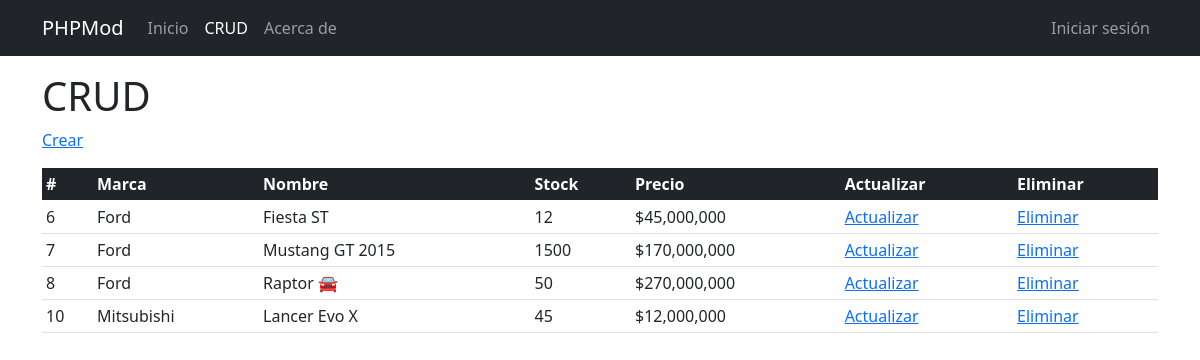
The page /phpmod/crud/ (signed in) on the database its author committed.
### tables this page shows
CREATE TABLE `productos` (
  `Pro_id` int(11) NOT NULL,
  `Pro_marca` varchar(100) NOT NULL,
  `Pro_nombre` varchar(100) NOT NULL,
  `Pro_stock` int(11) NOT NULL,
  `Pro_precio` int(11) NOT NULL
);

### src/app/main.php (called while the page is built, shortened)
<?php
class App
{
    public static $url;
    public function load()
    {
        self::$url = $this->verificarUri(URI);
        $router = new Router();
        $view = $router->linkModel(self::$url);
        include $view;
    }
    private function verificarUri($uri)
    {
        if (APP_PRO) {
            $link = $url = $this->str_replace_first("/", "", $uri);
        } else {
            $link = $url = str_replace("/" . APP_ROOT, "", $uri);
        }
        $link = preg_replace('/(\/+)/', '/', $link);
        $temporal = preg_split('@/@', $link, null, PREG_SPLIT_NO_EMPTY);
        return $temporal;
    }
}

### index.php (called while the page is built, shortened)
<?php
require_once APP . "main.php";
require_once APP . "functions.php";
$app = new App();
$app->load();

### src/app/functions.php (called while the page is built, shortened)
<?php
function _query($sql, $parameters, $responseType, $operationType = null, $isAjax = true)
{
    switch ($responseType) {
        case 1:
            try {
                $stm = Conexion::conectar()->prepare($sql);
                $stm->execute($parameters);
                return $stm->fetchAll(PDO::FETCH_ASSOC);
            } catch (PDOException $e) {
                if (APP_DEBUG) {
                    if ($isAjax) {
                        _response(false, $e->getMessage(), [], ERROR_PDO);
                    } else {
                        echo $e->getMessage();
                    }
                } else {
                    if ($isAjax) {
                        _response(false, "Se produjo un error en el servidor.", [], ERROR_PDO);
                    } else {
                        echo "Se produjo un error en el servidor.";
                    }
                }
            }
            break;
    }
}
function _isActive($rootLink)
{
    if (App::$url[0] == $rootLink) {
        return 'active';
    }
}

### src/modules/crud/crudController.php (called while the page is built, shortened)
<?php
class CrudController
{
    public function getProductos()
    {
        $model = new CrudModel();
        return $model->getProductos();
    }
}

### src/modules/crud/crudModel.php (called while the page is built, shortened)
<?php
class CrudModel
{
    public function getProductos()
    {
        $sql = "select * from productos order by Pro_id";
        return _query($sql, [], RES_FETCH_ASSOC, null, false);
    }
}

### src/app/database.php (called while the page is built, shortened)
<?php
class Conexion
{
    public static function conectar()
    {
        try {
            $con = new PDO("mysql:host=" . DB_HOST . ";dbname=" . DB_NAME, DB_USER, DB_PASS);
            $con->exec("SET CHARACTER set utf8mb4");
            $con->exec("SET NAMES utf8mb4");
            $con->setAttribute(PDO::ATTR_ERRMODE, PDO::ERRMODE_EXCEPTION);
            return $con;
        } catch (PDOException $e) {
            if (APP_DEBUG) {
                _response(false, $e->getMessage(), [], ERROR_PDO);
            } else {
                _response(false, "Error estableciendo conexión con la base de datos", [], ERROR_PDO);
            }
            die();
        }
    }
}

### src/modules/crud/crud.php (the view, shortened to what this page needs)
<!doctype html>
<html lang="es">
<head>
  <link href="https://cdn.jsdelivr.net/npm/bootstrap@5.0.0-beta1/dist/css/bootstrap.min.css" rel="stylesheet"
>
    <link rel="stylesheet" href="<?=CSS?>crud.css<?=STYLE_VERSION?>">
</head>
<body>
  <?php include INC . 'navbar.php'; ?>
  <div class="container pt-3">
    <h1>CRUD</h1>
    <p><a href="<?=HOST?>crud/?tab=crear">Crear</a></p>
    <?php
        require_once APP . 'database.php';
        require_once 'crudModel.php';
        require_once 'crudController.php';
        $controller = new CrudController();
        $productos = $controller->getProductos();
    ?>
    <div class="table-responsive">
        <table class="table table-sm">
            <thead>
                <tr class="table-dark">
                <th>#</th>
                <th>Marca</th>
                <th>Nombre</th>
                <th>Stock</th>
                <th>Precio</th>
                <th>Actualizar</th>
                <th>Eliminar</th>
                </tr>
            </thead>
            <tbody>
                <?php
                    foreach ($productos as $item) {
                ?>
                    <tr>
                        <td><?=$item['Pro_id']?></td>
                        <td><?=$item['Pro_marca']?></td>
                        <td><?=$item['Pro_nombre']?></td>
                        <td><?=$item['Pro_stock']?></td>
                        <td>$<?=number_format($item['Pro_precio'])?></td>
                        <td><a href="<?=HOST?>crud/?tab=actualizar&id=<?=$item['Pro_id']?>">Actualizar</a></td>
                        <td><a href="<?=HOST?>crud/?tab=eliminar&id=<?=$item['Pro_id']?>">Eliminar</a></td>
                    </tr>
                <?php } ?>
            </tbody>
        </table>
    </div>
  </div>
</body>
</html>

### src/modules/crud/index.php (shortened to what this page needs)
<?php
$tab = isset($_GET['tab']) ? $_GET['tab'] : null;
switch ($tab) {
    default:
        require_once 'crud.php';
        break;
}

### src/include/navbar.php (shortened to what this page needs)
<?php
$rol = isset($_SESSION['user_rol']) ? $_SESSION['user_rol'] : null;
?>
<nav class="navbar navbar-expand-lg navbar-dark bg-dark">
  <div class="container">
    <a class="navbar-brand" href="<?=HOST?>"><?=APP_NAME?></a>
    <div class="collapse navbar-collapse" id="navbarSupportedContent">
      <ul class="navbar-nav me-auto mb-2 mb-lg-0">
        <li class="nav-item">
          <a class="nav-link <?=_isActive('inicio')?>" href="<?=HOST?>inicio">Inicio</a>
        </li>
        <li class="nav-item">
          <a class="nav-link <?=_isActive('crud')?>" href="<?=HOST?>crud">CRUD</a>
        </li>
        <li class="nav-item">
          <a class="nav-link <?=_isActive('acerca')?>" href="<?=HOST?>acerca">Acerca de</a>
        </li>
      </ul>
      <ul class="navbar-nav ml-auto mb-2 mb-lg-0">
        <?php if($rol==null): ?>
          <li class="nav-item">
            <a class="nav-link" href="<?=HOST?>login">Iniciar sesión</a>
          </li>
        <?php endif; ?>
      </ul>
    </div>
  </div>
</nav>

### www/css/crud.css (style rules this page uses)
td { white-space: nowrap !important; }

### rows shown on the page
productos: Pro_id "6", Pro_marca "Ford", Pro_nombre "Fiesta ST", Pro_stock "12", Pro_precio "45,000,000"
productos: Pro_id "7", Pro_marca "Ford", Pro_nombre "Mustang GT 2015", Pro_stock "1500", Pro_precio "170,000,000"
productos: Pro_id "8", Pro_marca "Ford", Pro_nombre "Raptor 🚘", Pro_stock "50", Pro_precio "270,000,000"
productos: Pro_id "10", Pro_marca "Mitsubishi", Pro_nombre "Lancer Evo X", Pro_stock "45", Pro_precio "12,000,000"

### other values the page prints
APP_NAME "PHPMod"
